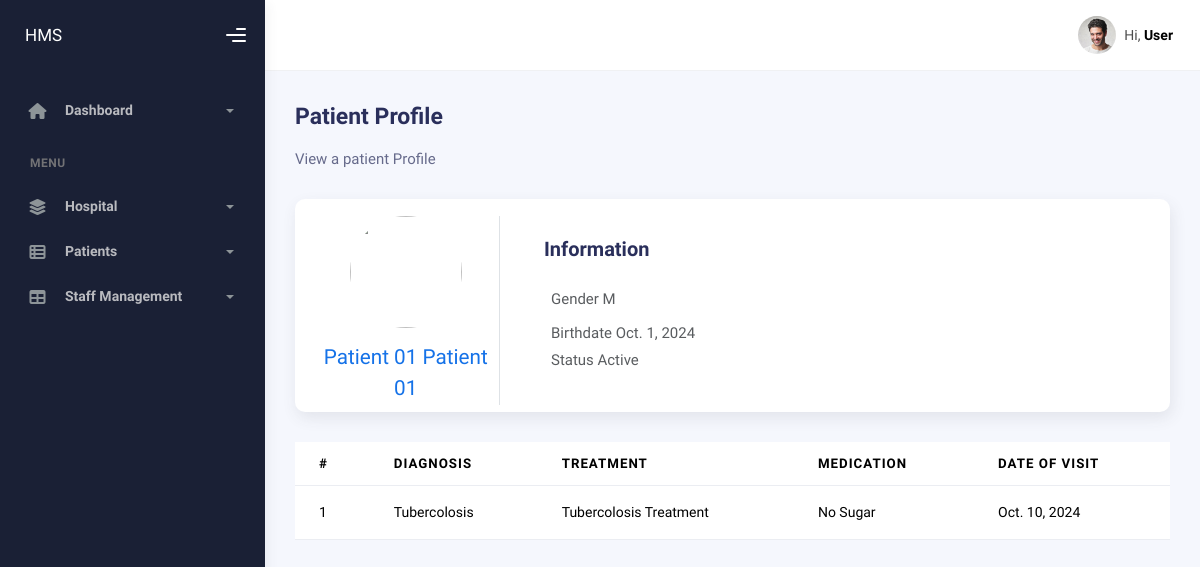
/hospital/patient/1/ (signed in), run on the app's committed database.
### hospital/models.py (models this page shows)
class Patient(models.Model):
    GENDER_CHOICES = [
        ("M", "Male"),
        ("F", "Female"),
        ("O", "Other"),
    ]
    STATUS_CHOICES = [
        ("Inactive", "Inactive"),
        ("Active", "Active"),
        ("Admission", "Admission"),
        ("Discharge", "Discharge"),
    ]
    user = models.OneToOneField(
        User, on_delete=models.CASCADE, related_name="patient_info"
    )
    first_name = models.CharField(max_length=100)
    last_name = models.CharField(max_length=100)
    gender = models.CharField(max_length=1, choices=GENDER_CHOICES)
    birthdate = models.DateField()
    hospital = models.ForeignKey(
        Hospital, on_delete=models.CASCADE, related_name="patients"
    )
    is_admitted = models.BooleanField(default=False)
    status = models.CharField(max_length=10, choices=STATUS_CHOICES)
    created_at = models.DateTimeField(auto_now_add=True)
    updated_at = models.DateTimeField(auto_now=True)
    def __str__(self):
        return f"{self.first_name} {self.last_name}"

class MedicalRecord(models.Model):
    patient = models.ForeignKey(
        Patient, on_delete=models.CASCADE, related_name="medical_records"
    )
    diagnosis = models.CharField(max_length=255)
    treatment = models.TextField()
    medications = models.CharField(max_length=255)
    date_of_visit = models.DateField()
    created_at = models.DateTimeField(auto_now_add=True)
    updated_at = models.DateTimeField(auto_now=True)
    def __str__(self):
        return f"Record for {self.patient} on {self.date_of_visit}"

### hospital/views.py (the view)
# urls.py: path("patient/<int:patient_id>/", views.patient_detail_page, name="patient-detail"),
@login_required
def patient_detail_page(request, patient_id):
    patient = Patient.objects.get(pk=patient_id)
    medical_records = patient.medical_records.all()
    print("patient: ", patient)
    print("medical records: ", medical_records)
    context = {}
    context["patient"] = patient
    context["medical_records"] = medical_records
    return render(request, "hospital/patient-detail.html", context)

### hospital/templates/hospital/patient-detail.html (shortened to what this page needs)
{% extends "layout/base.html" %}
{% block heading %}Patient Profile{% endblock heading %}
{% block mute_heading %}View a patient Profile{% endblock mute_heading %}
{% block content %}
    <div class="row">
        <div class="col-12">
            <div class="card">
                <div class="card-body pb-0">
                    <div class="row align-items-center">
                        <div class="col-md-3">
                            <div class="text-center border-end">
                                <img src="https://www.freepik.com/premium-vector/user-profile-icon-flat-style-member-avatar-vector-illustration-isolated-background-human-permission-sign-business-concept_44276367.htm" class="img-fluid avatar-xxl rounded-circle" alt="">
                                <h4 class="text-primary font-size-20 mt-3 mb-2">{{ patient.first_name }} {{ patient.last_name }}</h4>
                            </div>
                        </div>
                        <div class="col-md-9">
                            <div class="ms-3">
                                <div>
                                    <h4 class="card-title mb-2">Information</h4>
                                </div>
                                <div class="row my-4">
                                    <div class="col-md-12">
                                        <div>
                                            <p class="text-muted mb-2 fw-medium">Gender {{ patient.gender }}
                                            </p>
                                            <p class="text-muted fw-medium mb-0">Birthdate {{ patient.birthdate }}
                                            </p>
                                            <p class="text-muted fw-medium mb-0">Status {{ patient.status }}
                                            </p>
                                        </div>
                                    </div>
                                </div>
                            </div>
                        </div>
                    </div>
                </div>
            </div>
            <table class="table mt-3">
                <thead>
                    <tr>
                        <th scope="col">#</th>
                        <th scope="col">Diagnosis</th>
                        <th scope="col">Treatment</th>
                        <th scope="col">Medication</th>
                        <th scope="col">Date of Visit</th>
                    </tr>
                </thead>
                <tbody>
                {% for record in medical_records %}
                    <tr>
                        <td>{{ forloop.counter }}</td>
                        <td>{{ record.diagnosis }}</td>
                        <td>{{ record.treatment }}</td>
                        <td>{{ record.medications }}</td>
                        <td>{{ record.date_of_visit }}</td>
                    </tr>
                {% endfor %}
                </tbody>
            </table>
        </div>
    </div>
</div>
{% endblock content %}

### templates/section/header.html (shortened to what this page needs)
<div class="main-header">
    <nav class="navbar navbar-header navbar-header-transparent navbar-expand-lg border-bottom">
        <div class="container-fluid">
            <ul class="navbar-nav topbar-nav ms-md-auto align-items-center">
                <li class="nav-item topbar-user dropdown hidden-caret">
                    <a class="dropdown-toggle profile-pic" data-bs-toggle="dropdown" href="#" aria-expanded="false">
                        <div class="avatar-sm">
                            <img src="assets/img/profile.jpg" alt="..." class="avatar-img rounded-circle" />
                        </div>
                        <span class="profile-username">
                            <span class="op-7">Hi,</span>
                            <span class="fw-bold">{{ user.first_name }}</span>
                        </span>
                    </a>
                </li>
            </ul>
        </div>
    </nav>
</div>

### data on the page
Patient: first_name "Patient 01", last_name "Patient 01", gender "M", birthdate "Oct. 1, 2024", status "Active"
MedicalRecord: diagnosis "Tubercolosis", treatment "Tubercolosis Treatment", medications "No Sugar", date_of_visit "Oct. 10, 2024"

### other printed values
{{ user.first_name }} "User"
